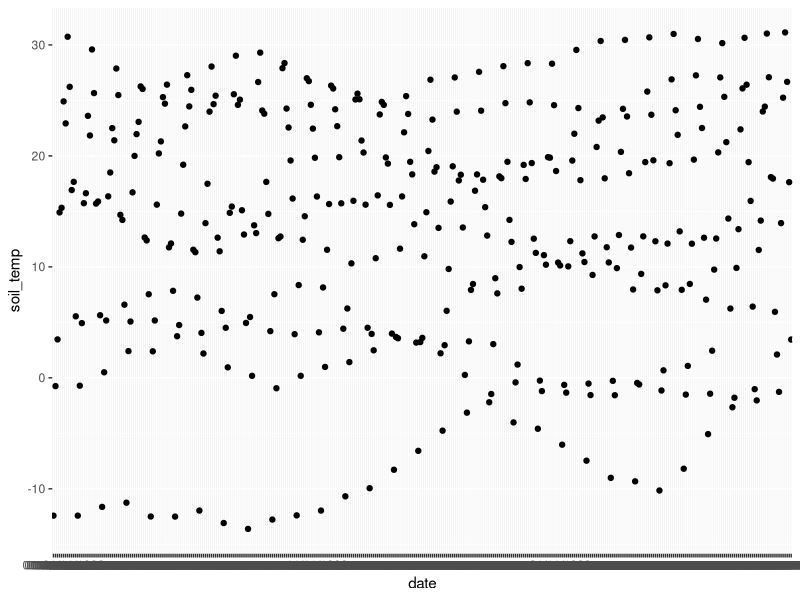

Source code (R):
###Dates, dplyr, tidyr
library(lubridate)


#This dataset was generated by running a cropping systems model (APSIM) with daily weather
 #predictions generated by a climate model. It represents 50 years of a corn-soybean rotation
 #in central Iowa, USA. 

library(tidyverse)

data_dictionary<-data.frame(variable = c("date", "rain", "soil_water", "soil_temp", "soy_yield", "maize_yield", "nh4",
                              "no3", "n_fixation", "n_leaching", "soil_n_min", "n_uptake"), 
                            unit = c("dd/mm/yyyy", "mm", "mm", "degC", "kg/ha", "kg/ha", "kg/mg",
                              "kg/mg", "kg", "kg", "kg", "kg"), 
                            definition = c("date", "mm of rain", 
                                            "amount of water in the soil to 15 cm", 
                                           "soil temp at 15 cm", "soybean grain yield",
                                           "maize grain yield", "ammonium concentration in soil", 
                                           "nitrate concentration in soil", "kg of nitrogen fixed", 
                                           "kg of nitrogen leached", 
                                            "kg of soil nitrogen produced by mineralization", 
                                            "kg of nitrogen taken up by the plant" ))
future<-read_csv("future.csv", na = "?")  

#Use `qplot(x, y, data=future)` to explore a few simple relationships 
#Try `qplot(date, y, data=future) (may take a minute to print)
yr_one_future = slice(future, 1:365)
qplot(date, soil_temp, data = yr_one_future)

#Change the dates to the proper format and plot again
new_date <- parse_date_time(future$date, orders = "dmy")
future <- mutate(future, 
                 date = parse_date_time(date, orders = "dmy"),
                 year = year(date),
                 month = month(date), 
                 doy = yday(date))
                 
head(future)
#Add a year column
future["year"] <- year(future$date)
#Add a month column  
future["month"] <- month(future$date)
#Add day of year  
future["doy"] <- yday(future$date)
#Sum rainfall ammounts for each year and plot across time
#Find the average soil temp for each year  
#Add day of year column 

#Sum rainfall ammounts for each year and plot across years
#Find the average soil temp for each year and plot across years
#Averaged across all years, which month has the most rain?

#Plot the change in soil temperature over one year.  
#Plot the change in soil temperature over all years. 

#Make a column for total inorganic nitrogen (nh4 + no3)
#Does soil inorganic nitrogen change over 50 years?

#How many days are there between recordings of maize yield?

#Which takes up more nitrogen, soybean or maize 
 #(you may want to use tidyr for this, but don't have to)?



  
